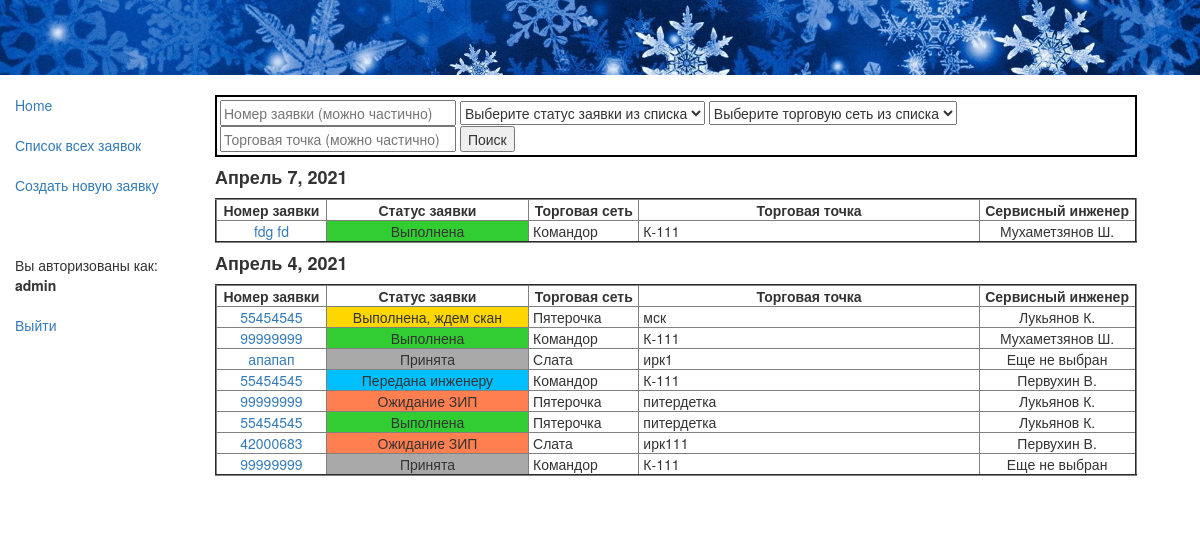
Screenshot of /app/recs/ (signed in) with the database file from the repository.
### app/models.py (models this page shows, shortened)
class Rec(models.Model):
    status = models.ForeignKey(Status, null=True, on_delete=models.SET_NULL, default=4, verbose_name="Статус заявки")
    retail = models.ForeignKey(Retail, null=True, on_delete=models.SET_NULL, verbose_name="Торговая сеть")
    rec_date = models.DateField(auto_now_add=True, verbose_name="Дата создания заявки")
    rec_time = models.TimeField(auto_now_add=True, verbose_name="Время создания заявки")
    user = models.ForeignKey(User, null=True, on_delete=models.SET_NULL, verbose_name="Диспетчер")
    customer = models.CharField(max_length=100, verbose_name="ФИО инициатора заявки")
    rec_num = models.CharField(verbose_name='Номер заявки', max_length=8)
    store = models.ForeignKey(Store, null=True, on_delete=models.SET_NULL, verbose_name="Торговая точка, адрес")
    description = models.TextField(max_length=1000, verbose_name="Содержание заявки")
    trouble = models.ForeignKey(Trouble, null=True, on_delete=models.SET_NULL, verbose_name="Категория неисправности")
    tech = models.ForeignKey(Tech, null=True, on_delete=models.SET_NULL, verbose_name="Сервисный инженер")
    sign_day = models.DateField(null=True, verbose_name="Дата передачи заявки инженеру")
    sign_time = models.TimeField(null=True, verbose_name="Время передачи заявки инженеру")
    zip_comment = models.TextField(max_length=1000, null=True, verbose_name="Комментарий ЗИП")
    visit_day_begin = models.DateField(null=True, verbose_name="Дата начала работ")
    visit_time_begin = models.TimeField(null=True, verbose_name="Время начала работ")
    visit_day_end = models.DateField(null=True, verbose_name="Дата окончания работ")
    visit_time_end = models.TimeField(null=True, verbose_name="Время окончания работ")
    result = models.TextField(null=True, max_length=1000, verbose_name="Результат выезда")
    form = models.CharField(null=True, max_length=10, verbose_name="Номер заказа-наряда")
    jpg = models.ImageField(upload_to='images', null=True, verbose_name="Скан-копия заказа-наряда")
    class Meta:
        verbose_name = 'Заявка'
        verbose_name_plural = 'Заявки'
        ordering = ['-rec_time'] # отображение заявок в rec-list.html в обратном порядке по времени
        permissions = (("can_create_update", "Может rec_create и rec_update"),
                       ("can_list_detail", "Может rec_list и rec_detail"),
                       )
    def get_absolute_url(self):
        return reverse('rec_detail', args=[str(self.id)])

class Status(models.Model):
    name = models.CharField(max_length=32, help_text="Состояние заявки")
    class Meta:
        verbose_name = 'Статус'
        verbose_name_plural = 'Статусы'
    def __str__(self):
        return self.name

class Retail(models.Model):
    name = models.CharField(max_length=64, help_text="Торговая сеть")
    class Meta:
        verbose_name = 'Торговая сеть'
        verbose_name_plural = 'Торговые сети'
    def __str__(self):
        return self.name

class Store(models.Model):
    name = models.CharField(max_length=96, help_text="Торговая точка, адрес")
    retail = models.ForeignKey(Retail, null=True, on_delete=models.SET_NULL, verbose_name="Торговая сеть")
    class Meta:
        verbose_name = 'Магазин'
        verbose_name_plural = 'Магазины'
    def __str__(self):
        return self.name

class Tech(models.Model):
    name = models.CharField(max_length=64, help_text="Сервисный инженер")
    class Meta:
        verbose_name = 'Инженер'
        verbose_name_plural = 'Инженеры'
    def __str__(self):
        return self.name

### app/views.py (the view, shortened to what this page needs)
class RecList(PermissionRequiredMixin, generic.ListView):
    model = Rec
    permission_required = 'app.can_list_detail'
    def get_queryset(self):  # новый
        global x # глоб. перем. для передачи отфильтрованного QuerySet из этой функции в следующую
        global y # глоб. перем. - флаг того, что была фильтрация
        y = False
        rn = self.request.GET.get('rn') # принимаем значения из полей для поиска из rec_list.html
        rs = self.request.GET.get('rs')
        r = self.request.GET.get('r')
        s = self.request.GET.get('s')
        recs = Rec.objects.all()
        if rn:  # фильтр по номеру заявки
            recs = recs.filter(rec_num__icontains=rn)
        if rs:  # фильтр по статусу
            recs = recs.filter(status=rs)
        if r:  # фильтр по торговой сети
            recs = recs.filter(retail=r)
        recs = recs.exclude(store=None)
        if rn or rs or r or s:
            y = True
        if self.request.user.is_staff:  # если это пользователь с галочкой персонал
            pass
        else:   # если это пользователь без галочки персонал
            z = str(self.request.user)             # проверяем, что имя пользователя равно названию
            for i in Retail.objects.all():         # сети, и если так, то оставляем в Кверисете recs
                if str(i.name) == z:               # только записи этого пользователя
                    recs = recs.filter(retail=i)
        x = recs
        return recs
    def get_context_data(self, **kwargs):
        context = super(RecList, self).get_context_data(**kwargs)
        ddd = set()
        for i in x: # x - это уже отфильтрованный первой функцией список
             ddd.add(i.rec_date)
        ddd = sorted(ddd, reverse=True)[:45]  # сортировка убыванию даты и кол-во отображаемых дней
        context['status_all'] = Status.objects.all()  # Передаем эти кверисеты для организации
        context['retail_all'] = Retail.objects.all()  # выпадающего списка в HTML
        context['ddd'] = ddd # Добавляем переменную с датами к контексту для использования в HTML
        context['gray'] = gray  # цвета статусов
        context['blue'] = blue
        context['yellow'] = yellow
        context['green'] = green
        context['red'] = red
        context['y'] = y # глоб. перем. - флаг того, что была фильтрация
        return context

### app/templates/app/rec_list.html (shortened to what this page needs)
{% extends "base_generic.html" %}
{% block content %}
<br>
<div style="border: 2px solid black; background-color: white; padding: 3px; width:95%;">
{% if y %}
    <form action="{% url 'recs' %}">
      <button type="submit">Убрать фильтр</button>
    </form>
{% else %}
<form name="feedback" method="get" action="{% url 'recs' %}">
 <input size = "28" type="text" name="rn" placeholder="Номер заявки (можно частично)">
  <select name="rs">
    <option value="">Выберите статус заявки из списка</option>
  </select>
  <select name="r">
    <option value="">Выберите торговую сеть из списка</option>
  </select>
<input size = "28" type="text" name="s" placeholder="Торговая точка (можно частично)">
 {% if not y %}
    <input type="submit" name="submit_btn" value="Поиск">
      {% endif %}
{% endif %}
</form>
</div>
  {% if rec_list %}
    {% for d in ddd %}
<table border="2" width="95%">
        <h4><strong>{{ d }}  </strong></h4>
       <tr>
           <td width="12%" align="center" > <strong> &nbsp;Номер заявки&nbsp; </strong> </td>
           <td width="22%" align="center" > <strong> &nbsp;Статус заявки&nbsp; </strong> </td>
           <td width="12%" align="center" > <strong> &nbsp;Торговая сеть&nbsp; </strong> </td>
           <td width="37%" align="center" > <strong> &nbsp;Торговая точка&nbsp; </strong> </td>
           <td width="17%" align="center" > <strong> &nbsp;Сервисный инженер&nbsp; </strong> </td>
       </tr>
      {% for rec in rec_list %}
            {% if rec.rec_date == d %}
          <tr>
              <td align="center" > <a href="{{ rec.get_absolute_url }}">&nbsp;{{ rec.rec_num }}&nbsp;</a> </td>
                {% if rec.status == gray %}
                <td bgcolor=#A9A9A9 align="center" > &nbsp;{{ rec.status }}&nbsp;</td>
                {% elif rec.status == blue %}
                <td bgcolor=#00BFFF align="center" > &nbsp;{{ rec.status }}&nbsp;</td>
                {% elif rec.status == red %}
                <td bgcolor=#FF7F50 align="center" > &nbsp;{{ rec.status }}&nbsp;</td>
                {% elif rec.status == yellow %}
                <td bgcolor=#FFD700 align="center" > &nbsp;{{ rec.status }}&nbsp;</td>
                {% elif rec.status == green %}
                <td bgcolor=#32CD32 align="center" > &nbsp;{{ rec.status }}&nbsp;</td>
                {% endif %}
              <td > &nbsp;{{ rec.retail}}&nbsp; </td>
              <td > &nbsp;{{ rec.store}}&nbsp; </td>
              {% if rec.tech %}
              <td  align="center" > &nbsp;{{ rec.tech }}&nbsp;</td>
              {% else %}
              <td align="center" > &nbsp;Еще не выбран&nbsp;</td>
              {% endif %}
          </tr>
            {% endif %}
      {% endfor %}
    </table>
    {% endfor %}
  {% else %}
    <br><p>Заявок нет!</p>
  {% endif %}
<br><br>
{% endblock %}

### app/templates/base_generic.html (shortened to what this page needs)
<!DOCTYPE html>
<html lang="en">
<head>
  <link rel="stylesheet" href="https://maxcdn.bootstrapcdn.com/bootstrap/3.3.7/css/bootstrap.min.css">
  {% load static %}
  <link rel="stylesheet" href="{% static 'css/styles.css' %}">
  <img src="{% static 'images/snow.jpg' %}" alt="Snow" style="width:100%;"/>
</head>
<body>
  <div class="container-fluid">
    <div class="row">
      <div class="col-sm-2">
      {% block sidebar %}
      <ul class="sidebar-nav">
          <li><a href="{% url 'index' %}">Home</a></li> <br>
          {% if perms.app.can_list_detail %}
          <li><a href="{% url 'recs' %}">Список всех заявок</a></li>
          {% endif %}
          <br>
          {% if perms.app.can_create_update %}
          <li><a href="{% url 'rec_create' %}">Создать новую заявку</a></li>
          {% endif %}
          <br><br><br>
        {% if user.is_authenticated %}
            <li>Вы авторизованы как: </li><li><strong>{{ user.get_username }}</strong></li><br>
            <li><a href="{% url 'logout'%}?next={% url 'index' %}">Выйти</a></li>
        {% else %}
            <li><strong>Вы не авторизованы.</strong></li> <br>
            <li>Чтобы это исправить, </li>
            <li><a href="{% url 'login'%}?next={% url 'index' %}">нажмите здесь.</a></li>
        {% endif %}
      </ul>
     {% endblock %}
      </div>
      <div class="col-sm-10 ">
      {% block content %}{% endblock %}
      </div>
    </div>
  </div>
</body>
</html>

### app/static/css/styles.css (style rules this page uses)
.sidebar-nav { margin-top: 20px; padding: 0; list-style: none; }

### rows the page displays
Rec: ddd "Апрель 7, 2021", rec_num "fdg fd", status "Выполнена", retail "Командор", store "К-111", tech "Мухаметзянов Ш."
Rec: ddd "Апрель 4, 2021", rec_num "55454545", status "Выполнена, ждем скан", retail "Пятерочка", store "мск", tech "Лукьянов К."
Rec: rec_num "99999999", status "Выполнена", retail "Командор", store "К-111", tech "Мухаметзянов Ш."
Rec: rec_num "апапап", status "Принята", retail "Слата", store "ирк1", shows "Еще не выбран"
Rec: rec_num "55454545", status "Передана инженеру", retail "Командор", store "К-111", tech "Первухин В."
Rec: rec_num "99999999", status "Ожидание ЗИП", retail "Пятерочка", store "питердетка", tech "Лукьянов К."
Rec: rec_num "55454545", status "Выполнена", retail "Пятерочка", store "питердетка", tech "Лукьянов К."
Rec: rec_num "42000683", status "Ожидание ЗИП", retail "Слата", store "ирк111", tech "Первухин В."
Rec: rec_num "99999999", status "Принята", retail "Командор", store "К-111", shows "Еще не выбран"

### other values shown
{{ user.get_username }} "admin"
